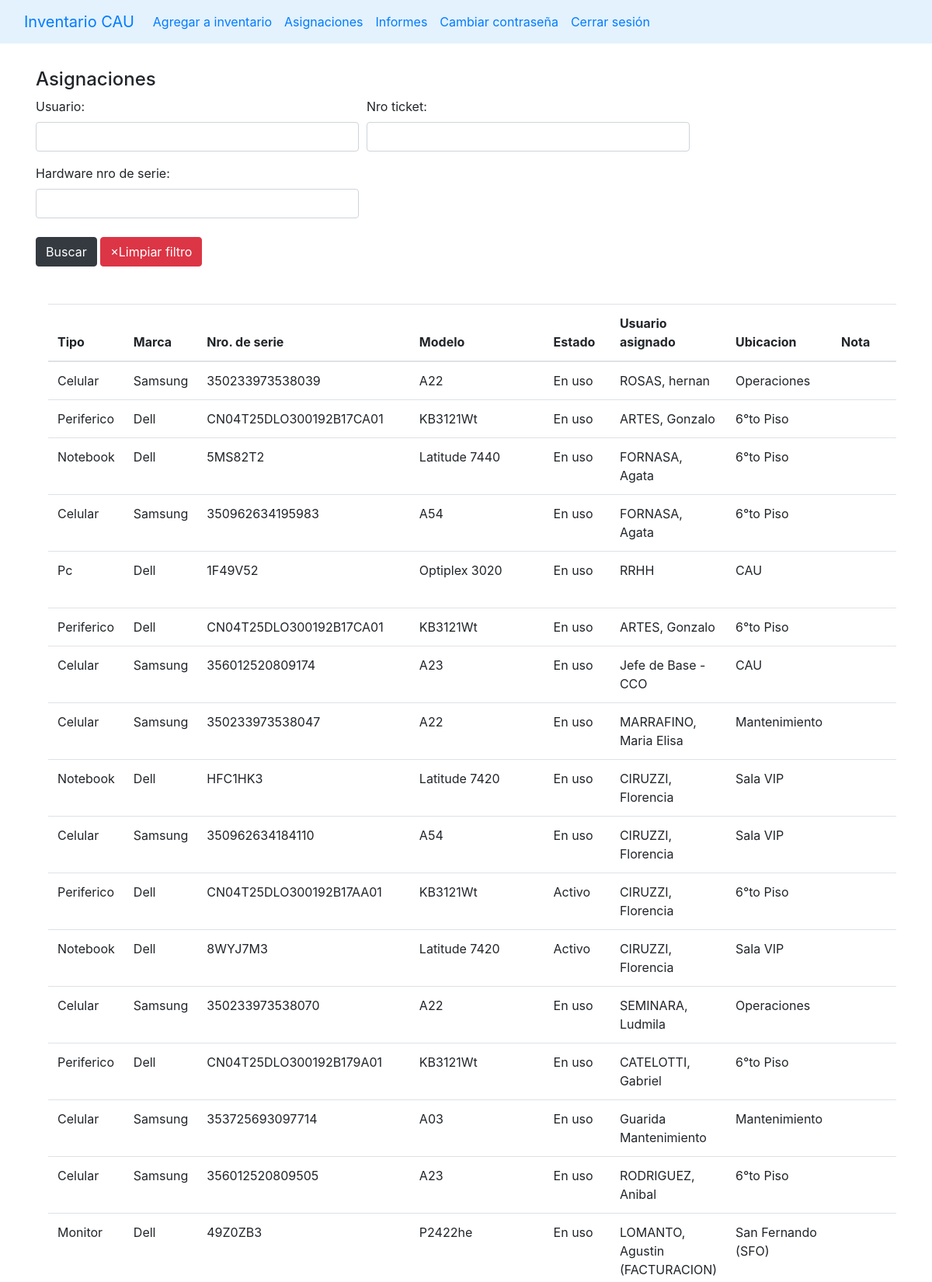
Screenshot of /asignaciones (signed in, upper part) with the database file from the repository.
### stockaep/models.py (models this page shows, shortened)
class Asignacion(models.Model):
    hardware = models.ForeignKey(Hardware, on_delete=models.CASCADE)
    usuario = models.CharField(max_length=50)
    fecha_creacion = models.DateField(default=timezone.now)
    nro_ticket = models.CharField(blank=True, max_length=10)
    nota = models.TextField(blank=True, max_length=200)
    class Meta:
        ordering = ['fecha_creacion']

class Hardware(models.Model):
    origenes = (
        ('T4', 'T4'),
        ('CAU', 'CAU'),
        ('Yenny', 'Yenny')
    )
    tipo = models.ForeignKey(Tipo, on_delete=models.CASCADE)
    marca = models.ForeignKey(Marca, on_delete=models.CASCADE)
    modelo = models.ForeignKey(Modelo, on_delete=models.CASCADE)
    nro_de_serie = models.CharField(max_length=100, blank=True)
    ubicacion = models.ForeignKey(Ubicacion, on_delete=models.CASCADE)
    estado = models.ForeignKey(Estado, on_delete=models.CASCADE)
    observaciones = models.TextField(max_length=500, blank=True)
    origen = models.CharField(choices=origenes, max_length=10, default='CAU')
    nota = models.TextField(max_length=500, blank=True)
    class Meta:
        ordering = ['tipo']

class Tipo(models.Model):
    name = models.CharField(max_length=50, unique=True)
    class Meta:
        ordering = ['name']
    def __str__(self) -> str:
        return self.name

class Marca(models.Model):
    nombre = models.CharField(max_length=50, null=False, default='S/D', unique=True)
    class Meta:
        ordering = ['nombre']
    def __str__(self):
        return self.nombre

class Modelo(models.Model):
    nombre = models.CharField(max_length=100, null=False, default='S/D')
    class Meta:
        ordering = ['nombre']
    def __str__(self):
        return self.nombre

class Estado(models.Model):
    estados_hardware = (
    ("Nuevo", "Nuevo"),
    ('Activo', 'Activo'),
    ('En uso', 'En uso'),
    ('Fuera de Servicio', 'Fuera de Servicio'),
    ('Scrap', 'Scrap'),
    ('RMA', 'RMA')
)
    nombre = models.CharField(choices=estados_hardware, max_length=50)
    class Meta:
        ordering = ['nombre']
    def __str__(self):
        return f'{self.nombre}'

class Ubicacion(models.Model):
    nombre = models.CharField(max_length=50)
    class Meta:
        ordering = ['nombre']
    def __str__(self):
        return self.nombre

### stockaep/views.py (the view)
# urls.py: path('asignaciones', views.asignaciones, name='asignaciones'),
@login_required(login_url='login')
def asignaciones(request):
    ctx = {'link':'asignaciones'}
    asignaciones = Asignacion.objects.filter()
    f = AsignacionFilter(request.GET, queryset=Asignacion.objects.all())
    asignaciones_filtradas = f.qs
    ctx['filter'] = f
    ctx['asignaciones'] = asignaciones_filtradas
    return render(request, 'main.html', ctx)

### templates/main.html (shortened to what this page needs)
{% load static %}
<!DOCTYPE html>
<html lang="en">
<head>
    <link rel="stylesheet" href="https://stackpath.bootstrapcdn.com/bootstrap/4.5.0/css/bootstrap.min.css"0>
</head>
<body>
    {% include "navbar.html" %}
    {% if link == 'index' %}
        {% include 'list_hardware.html' %}
    {% elif link == 'create' %}
        {% include 'add_to_inventary.html' %}
    {% elif link == 'edit' %}
        {% include 'edit_hardware.html' %}
    {% elif link == 'notification' %}
        {% include 'notifications.html' %}
    {% elif link == 'asignaciones'%}
        {% include 'asignaciones.html' %}
    {% elif link == "admin_users" %}
        {% include "admin_users.html" %}
    {% elif link == "cambio_contraseña" %}
        {% include "cambio_contraseña.html" %}
    {% elif link == "realizar_informe" %}
        {% include "realizar_informe.html" %}
    {% endif %}
</body>
</html>

### templates/asignaciones.html (shortened to what this page needs)
{% load static%}
{% block content %}
<div class="container p-3">
    <h4 class="mt-3">Asignaciones</h4>
    <div class="input-group mb-3">
        <form method="get">
            <div class="form-row" >
                {% for field in filter.form %}
                <div class="form-group col-md-6" id="form-field-{{ forloop.counter0 }}">
                    {{ field.label_tag }}
                    {{ field }}
                </div>
                {% endfor %}
            </div>
            <button type="submit" class="btn btn-dark mb-3 mt-2">Buscar</button>
            <a as="button" class="btn btn-danger mb-3 mt-2" href="{% url 'asignaciones' %}">&times;Limpiar filtro</a>
        </form>
    </div>
    <div class="container p-3 table-responsive">
        <table class="table table-hover">
            <thead>
                <tr>
                    <th scope="col">Tipo</th>
                    <th scope="col">Marca</th>
                    <th scope="col">Nro. de serie</th>
                    <th scope="col">Modelo</th>
                    <th scope="col">Estado</th>
                    <th scope="col">Usuario asignado</th>
                    <th scope="col">Ubicacion</th>
                    <th scope="col">Nota</th>
                </tr>
            </thead>
            <tbody>
                {% for a in asignaciones reversed%}
                    <tr>
                        <td>{{a.hardware.tipo}}</td>
                        <td>{{a.hardware.marca}}</td>
                        <td>{{a.hardware.nro_de_serie}}</td>
                        <td>{{a.hardware.modelo}}</td>
                        <td>{{a.hardware.estado}}</td>
                        <td>{{a.usuario}}</td>
                        <td>{{a.hardware.ubicacion}}</td>
                        <td>{{a.nota}}</td>
                    </tr>
                {% endfor %}
            </tbody>
        </table>
    </div>
</div>
{% endblock %}

### rows the page displays
Asignacion: hardware.tipo "Celular", hardware.marca "Samsung", hardware.nro_de_serie "350233973538039", hardware.modelo "A22", hardware.estado "En uso", usuario "ROSAS, hernan", hardware.ubicacion "Operaciones"
Asignacion: hardware.tipo "Periferico", hardware.marca "Dell", hardware.nro_de_serie "CN04T25DLO300192B17CA01", hardware.modelo "KB3121Wt", hardware.estado "En uso", usuario "ARTES, Gonzalo", hardware.ubicacion "6°to Piso"
Asignacion: hardware.tipo "Notebook", hardware.marca "Dell", hardware.nro_de_serie "5MS82T2", hardware.modelo "Latitude 7440", hardware.estado "En uso", usuario "FORNASA, Agata", hardware.ubicacion "6°to Piso"
Asignacion: hardware.tipo "Celular", hardware.marca "Samsung", hardware.nro_de_serie "350962634195983", hardware.modelo "A54", hardware.estado "En uso", usuario "FORNASA, Agata", hardware.ubicacion "6°to Piso"
Asignacion: hardware.tipo "Pc", hardware.marca "Dell", hardware.nro_de_serie "1F49V52", hardware.modelo "Optiplex 3020", hardware.estado "En uso", usuario "RRHH", hardware.ubicacion "CAU"
Asignacion: hardware.tipo "Periferico", hardware.marca "Dell", hardware.nro_de_serie "CN04T25DLO300192B17CA01", hardware.modelo "KB3121Wt", hardware.estado "En uso", usuario "ARTES, Gonzalo", hardware.ubicacion "6°to Piso"
Asignacion: hardware.tipo "Celular", hardware.marca "Samsung", hardware.nro_de_serie "356012520809174", hardware.modelo "A23", hardware.estado "En uso", usuario "Jefe de Base - CCO", hardware.ubicacion "CAU"
Asignacion: hardware.tipo "Celular", hardware.marca "Samsung", hardware.nro_de_serie "350233973538047", hardware.modelo "A22", hardware.estado "En uso", usuario "MARRAFINO, Maria Elisa", hardware.ubicacion "Mantenimiento"
Asignacion: hardware.tipo "Notebook", hardware.marca "Dell", hardware.nro_de_serie "HFC1HK3", hardware.modelo "Latitude 7420", hardware.estado "En uso", usuario "CIRUZZI, Florencia", hardware.ubicacion "Sala VIP"
Asignacion: hardware.tipo "Celular", hardware.marca "Samsung", hardware.nro_de_serie "350962634184110", hardware.modelo "A54", hardware.estado "En uso", usuario "CIRUZZI, Florencia", hardware.ubicacion "Sala VIP"
Asignacion: hardware.tipo "Periferico", hardware.marca "Dell", hardware.nro_de_serie "CN04T25DLO300192B17AA01", hardware.modelo "KB3121Wt", hardware.estado "Activo", usuario "CIRUZZI, Florencia", hardware.ubicacion "6°to Piso"
Asignacion: hardware.tipo "Notebook", hardware.marca "Dell", hardware.nro_de_serie "8WYJ7M3", hardware.modelo "Latitude 7420", hardware.estado "Activo", usuario "CIRUZZI, Florencia", hardware.ubicacion "Sala VIP"
Asignacion: hardware.tipo "Celular", hardware.marca "Samsung", hardware.nro_de_serie "350233973538070", hardware.modelo "A22", hardware.estado "En uso", usuario "SEMINARA, Ludmila", hardware.ubicacion "Operaciones"
Asignacion: hardware.tipo "Periferico", hardware.marca "Dell", hardware.nro_de_serie "CN04T25DLO300192B179A01", hardware.modelo "KB3121Wt", hardware.estado "En uso", usuario "CATELOTTI, Gabriel", hardware.ubicacion "6°to Piso"
Asignacion: hardware.tipo "Celular", hardware.marca "Samsung", hardware.nro_de_serie "353725693097714", hardware.modelo "A03", hardware.estado "En uso", usuario "Guarida Mantenimiento", hardware.ubicacion "Mantenimiento"
Asignacion: hardware.tipo "Celular", hardware.marca "Samsung", hardware.nro_de_serie "356012520809505", hardware.modelo "A23", hardware.estado "En uso", usuario "RODRIGUEZ, Anibal", hardware.ubicacion "6°to Piso"
Asignacion: hardware.tipo "Monitor", hardware.marca "Dell", hardware.nro_de_serie "49Z0ZB3", hardware.modelo "P2422he", hardware.estado "En uso", usuario "LOMANTO, Agustin (FACTURACION)", hardware.ubicacion "San Fernando (SFO)"

### other values shown
{{ field.label_tag }} "Usuario:" "Nro ticket:" "Hardware nro de serie:"
